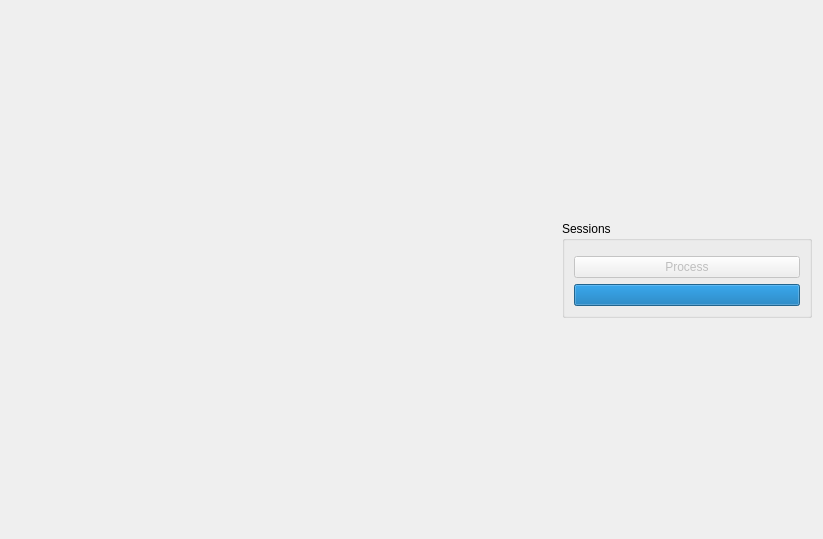
<?xml version="1.0" encoding="UTF-8"?>
<ui version="4.0">
 <class>ProcessWidget</class>
 <widget class="QWidget" name="ProcessWidget">
  <property name="geometry">
   <rect>
    <x>0</x>
    <y>0</y>
    <width>823</width>
    <height>539</height>
   </rect>
  </property>
  <property name="windowTitle">
   <string>Form</string>
  </property>
  <layout class="QGridLayout" name="gridLayout_2">
   <item row="0" column="0">
    <layout class="QVBoxLayout" name="verticalLayout">
     <item>
      <widget class="QLabel" name="titleLabel">
       <property name="sizePolicy">
        <sizepolicy hsizetype="Expanding" vsizetype="Maximum">
         <horstretch>0</horstretch>
         <verstretch>0</verstretch>
        </sizepolicy>
       </property>
       <property name="font">
        <font>
         <pointsize>12</pointsize>
         <weight>75</weight>
         <bold>true</bold>
        </font>
       </property>
       <property name="text">
        <string/>
       </property>
       <property name="alignment">
        <set>Qt::AlignCenter</set>
       </property>
      </widget>
     </item>
    </layout>
   </item>
   <item row="0" column="1">
    <widget class="QGroupBox" name="groupBox">
     <property name="minimumSize">
      <size>
       <width>250</width>
       <height>0</height>
      </size>
     </property>
     <property name="title">
      <string>Sessions</string>
     </property>
     <layout class="QGridLayout" name="gridLayout">
      <item row="0" column="0">
       <widget class="SessionBrowser" name="sessionBrowser" native="true"/>
      </item>
      <item row="1" column="0">
       <widget class="QPushButton" name="processButton">
        <property name="enabled">
         <bool>false</bool>
        </property>
        <property name="sizePolicy">
         <sizepolicy hsizetype="Minimum" vsizetype="Fixed">
          <horstretch>0</horstretch>
          <verstretch>0</verstretch>
         </sizepolicy>
        </property>
        <property name="text">
         <string>Process</string>
        </property>
       </widget>
      </item>
      <item row="2" column="0">
       <widget class="QProgressBar" name="progressBar">
        <property name="enabled">
         <bool>true</bool>
        </property>
        <property name="sizePolicy">
         <sizepolicy hsizetype="Minimum" vsizetype="Fixed">
          <horstretch>0</horstretch>
          <verstretch>0</verstretch>
         </sizepolicy>
        </property>
        <property name="maximum">
         <number>1</number>
        </property>
        <property name="value">
         <number>1</number>
        </property>
        <property name="textVisible">
         <bool>true</bool>
        </property>
        <property name="orientation">
         <enum>Qt::Horizontal</enum>
        </property>
        <property name="invertedAppearance">
         <bool>false</bool>
        </property>
        <property name="format">
         <string/>
        </property>
       </widget>
      </item>
     </layout>
    </widget>
   </item>
  </layout>
 </widget>
 <customwidgets>
  <customwidget>
   <class>SessionBrowser</class>
   <extends>QWidget</extends>
   <header>pygesture.ui.widgets</header>
   <container>1</container>
  </customwidget>
 </customwidgets>
 <resources/>
 <connections/>
</ui>
